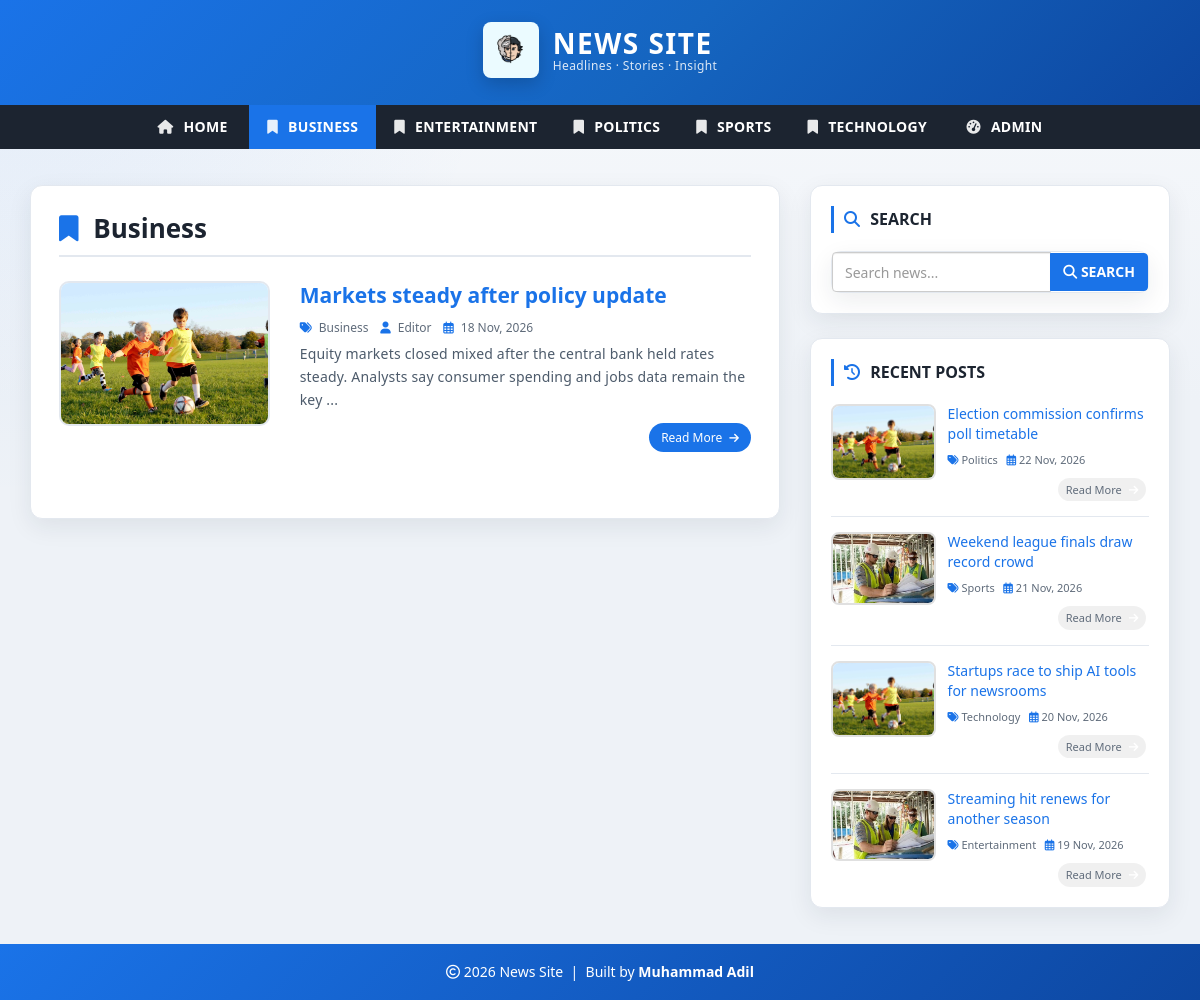
/category.php?cid=3, run on an earlier commit of the app's database.
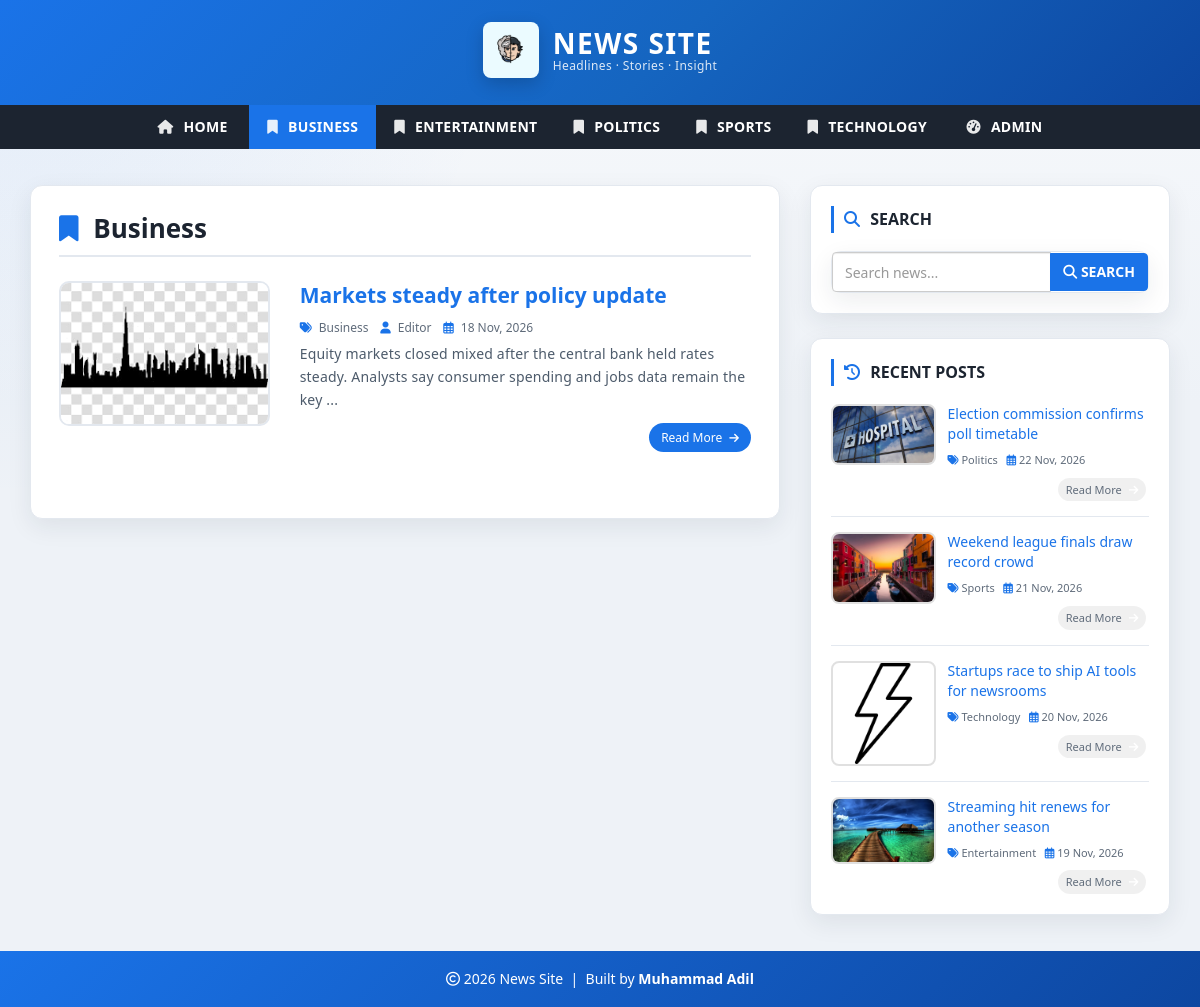
And on a later commit of the database.
### tables this page shows
CREATE TABLE `posts` (
  `id` int(11) NOT NULL AUTO_INCREMENT,
  `post_title` varchar(200) NOT NULL,
  `post_keywords` text NOT NULL,
  `post_content` int(11) NOT NULL,
  `post_date` varchar(50) NOT NULL,
  `post_author` int(11) NOT NULL,
  `post_image` varchar(255) NOT NULL DEFAULT 'post-format.jpg',
  PRIMARY KEY (`id`)
);

CREATE TABLE `category` (
  `id` int(11) NOT NULL AUTO_INCREMENT,
  `category_name` varchar(100) NOT NULL,
  `post` int(11) NOT NULL DEFAULT 0,
  PRIMARY KEY (`id`)
);

CREATE TABLE `users` (
  `id` int(11) NOT NULL AUTO_INCREMENT,
  `first_name` varchar(30) NOT NULL,
  `last_name` varchar(30) NOT NULL,
  `username` varchar(30) DEFAULT NULL,
  `password` varchar(40) DEFAULT NULL,
  `role` int(11) NOT NULL COMMENT '1=Admin, 0=Normal',
  PRIMARY KEY (`id`)
);

### includes/helpers.php (called while the page is built, shortened)
<?php
function post_image_src($filename, $prefix = '')
{
    $filename = trim((string) $filename);
    $candidates = [
        'admin/upload/' . $filename,
        'images/' . $filename,
    ];
    $root = dirname(__DIR__);
    foreach ($candidates as $rel) {
        if (is_file($root . '/' . $rel)) {
            return $prefix . $rel;
        }
    }
    return $prefix . 'images/post-format.jpg';
}
function e($value)
{
    return htmlspecialchars((string) $value, ENT_QUOTES, 'UTF-8');
}

### category.php (the view, shortened to what the changed rows need)
<?php include 'header.php'; ?>
    <div id="main-content">
      <div class="container">
        <div class="row">
            <div class="col-md-8">
                <div class="post-container">
                <?php
                    include "config.php";
                    $id = isset($_GET['cid']) ? (int) $_GET['cid'] : 0;
                    $sql1 = "SELECT * FROM category WHERE id = {$id}";
                    $result1 = mysqli_query($conn, $sql1) or die('Query Failed.');
                    $row1 = mysqli_fetch_assoc($result1);
                ?>
                  <h2 class="page-heading"><i class="fa-solid fa-bookmark"></i> <?php echo $row1 ? e($row1['category_name']) : 'Category'; ?></h2>
                  <?php
                        $limit = 5;
                        $page = isset($_GET['page']) ? max(1, (int) $_GET['page']) : 1;
                        $offset = ($page - 1) * $limit;
                        $sql = "SELECT posts.id, posts.post_title, posts.post_keywords, posts.post_date, posts.post_author, posts.post_image, category.category_name, users.username, posts.post_content FROM posts
                        LEFT JOIN category ON posts.post_content = category.id
                        LEFT JOIN users ON posts.post_author = users.id
                        WHERE posts.post_content = {$id}
                        ORDER BY posts.id DESC LIMIT {$offset}, {$limit}";
                        $result = mysqli_query($conn, $sql) or die("query failed.");
                        if (mysqli_num_rows($result) > 0) {
                            while ($row = mysqli_fetch_assoc($result)) {
                                $img = post_image_src($row['post_image']);
                        ?>
                        <div class="post-content">
                            <div class="row">
                                <div class="col-md-4">
                                    <a class="post-img" href="single.php?id=<?php echo (int) $row['id']; ?>"><img src="<?php echo e($img); ?>" alt=""/></a>
                                </div>
                                <div class="col-md-8">
                                    <div class="inner-content clearfix">
                                        <h3><a href="single.php?id=<?php echo (int) $row['id']; ?>"><?php echo e($row['post_title']); ?></a></h3>
                                        <div class="post-information">
                                            <span><i class="fa-solid fa-tags"></i> <a href="category.php?cid=<?php echo (int) $row['post_content']; ?>"><?php echo e($row['category_name']); ?></a></span>
                                            <span><i class="fa-solid fa-user"></i> <a href="author.php?aid=<?php echo (int) $row['post_author']; ?>"><?php echo e($row['username']); ?></a></span>
                                            <span><i class="fa-regular fa-calendar-days"></i> <?php echo e($row['post_date']); ?></span>
                                        </div>
                                        <p class="description"><?php echo e(substr($row['post_keywords'], 0, 130)) . "..."; ?></p>
                                        <a class="read-more pull-right" href="single.php?id=<?php echo (int) $row['id']; ?>">read more <i class="fa-solid fa-arrow-right"></i></a>
                                    </div>
                                </div>
                            </div>
                        </div>
                        <?php
                            }
                        } else {
                            echo "<p class='empty-state'><i class='fa-regular fa-folder-open'></i> No Record Found</p>";
                        }
                        ?>
                </div>
            </div>
            <?php include 'sidebar.php'; ?>
        </div>
      </div>
    </div>
<?php include 'footer.php'; ?>

### sidebar.php (shortened to what the changed rows need)
<div id="sidebar" class="col-md-4">
    <div class="recent-post-container">
        <?php
        include "config.php";
        $limit = 4;
        $sql = "SELECT posts.id, posts.post_title, posts.post_date, posts.post_image, category.category_name, posts.post_content FROM posts
                LEFT JOIN category ON posts.post_content = category.id
                ORDER BY posts.id DESC LIMIT {$limit}";
        $result = mysqli_query($conn, $sql) or die("query failed : Recent Post.");
        if (mysqli_num_rows($result) > 0) {
            while ($row = mysqli_fetch_assoc($result)) {
                $img = post_image_src($row['post_image']);
                ?>
        <div class="recent-post">
            <a class="post-img" href="single.php?id=<?php echo (int) $row['id']; ?>">
                <img src="<?php echo e($img); ?>" alt=""/>
            </a>
            <div class="post-content">
                <h5><a href="single.php?id=<?php echo (int) $row['id']; ?>"><?php echo e($row['post_title']); ?></a></h5>
                <span>
                    <i class="fa-solid fa-tags"></i>
                    <a href="category.php?cid=<?php echo (int) $row['post_content']; ?>"><?php echo e($row['category_name']); ?></a>
                </span>
                <span>
                    <i class="fa-regular fa-calendar-days"></i>
                    <?php echo e($row['post_date']); ?>
                </span>
                <a class="read-more pull-right" href="single.php?id=<?php echo (int) $row['id']; ?>">
                    read more <i class="fa-solid fa-arrow-right"></i>
                </a>
            </div>
        </div>
                <?php
            }
        }
        ?>
    </div>
</div>

What changed in the data, as far as the page shows it:
changed posts "Markets steady after policy update": post_image: a different picture
changed posts "Election commission confirms poll timetable": post_image: a different picture
changed posts "Weekend league finals draw record crowd": post_image: a different picture
changed posts "Startups race to ship AI tools for newsrooms": post_image: a different picture
changed posts "Streaming hit renews for another season": post_image: a different picture
